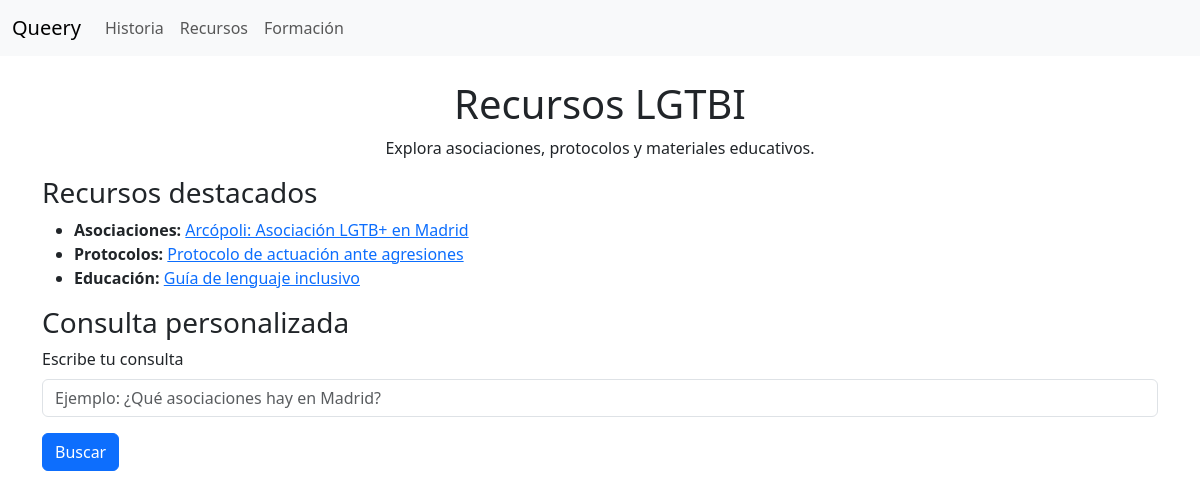
The page /recursos on the database its author committed.
### tables this page shows
CREATE TABLE recursos (
        id INTEGER PRIMARY KEY AUTOINCREMENT,
        categoria TEXT NOT NULL,
        descripcion TEXT NOT NULL,
        enlace TEXT NOT NULL
    );

### main.py (the view)
@app.get("/recursos", response_class=HTMLResponse)
async def listar_recursos(request: Request, pregunta: str = Query(None)):
    try:
        recursos = get_recursos()
        if pregunta:
            respuesta = generar_respuesta_recursos(pregunta)
            guardar_interaccion("recursos", pregunta, respuesta)
            return templates.TemplateResponse("recursos.html", {
                "request": request,
                "recursos": recursos,
                "respuesta": respuesta,
                "pregunta": pregunta
            })
        return templates.TemplateResponse("recursos.html", {
            "request": request,
            "recursos": recursos
        })
    except Exception as e:
        raise HTTPException(status_code=500, detail=f"Error interno: {str(e)}")

### templates/recursos.html (shortened to what this page needs)
{% extends "base.html" %}
{% block content %}
<h1 class="text-center">Recursos LGTBI</h1>
<p class="text-center">Explora asociaciones, protocolos y materiales educativos.</p>
<h3>Recursos destacados</h3>
<ul>
    {% for recurso in recursos %}
    <li>
        <strong>{{ recurso.categoria }}:</strong>
        <a href="{{ recurso.enlace }}" target="_blank">{{ recurso.descripcion }}</a>
    </li>
    {% else %}
    <li>No se encontraron recursos destacados.</li>
    {% endfor %}
</ul>
<h3>Consulta personalizada</h3>
<form method="get" action="/recursos">
    <div class="mb-3">
        <label for="pregunta" class="form-label">Escribe tu consulta</label>
        <input type="text" class="form-control" id="pregunta" name="pregunta" placeholder="Ejemplo: ¿Qué asociaciones hay en Madrid?">
    </div>
    <button type="submit" class="btn btn-primary">Buscar</button>
</form>
{% endblock %}

### templates/base.html (shortened to what this page needs)
<!DOCTYPE html>
<html lang="en">
<head>
    <link rel="stylesheet" href="https://cdn.jsdelivr.net/npm/bootstrap@5.3.0/dist/css/bootstrap.min.css">
</head>
<body>
    <nav class="navbar navbar-expand-lg navbar-light bg-light">
        <div class="container-fluid">
            <a class="navbar-brand" href="/">Queery</a>
            <div class="collapse navbar-collapse" id="navbarNav">
                <ul class="navbar-nav">
                    <li class="nav-item"><a class="nav-link" href="/historia">Historia</a></li>
                    <li class="nav-item"><a class="nav-link" href="/recursos">Recursos</a></li>
                    <li class="nav-item"><a class="nav-link" href="/formacion">Formación</a></li>
                </ul>
            </div>
        </div>
    </nav>
    <div class="container mt-4">
        {% block content %}{% endblock %}
    </div>
</body>
</html>

### rows shown on the page
recursos: categoria "Asociaciones", descripcion "Arcópoli: Asociación LGTB+ en Madrid"
recursos: categoria "Protocolos", descripcion "Protocolo de actuación ante agresiones"
recursos: categoria "Educación", descripcion "Guía de lenguaje inclusivo"
